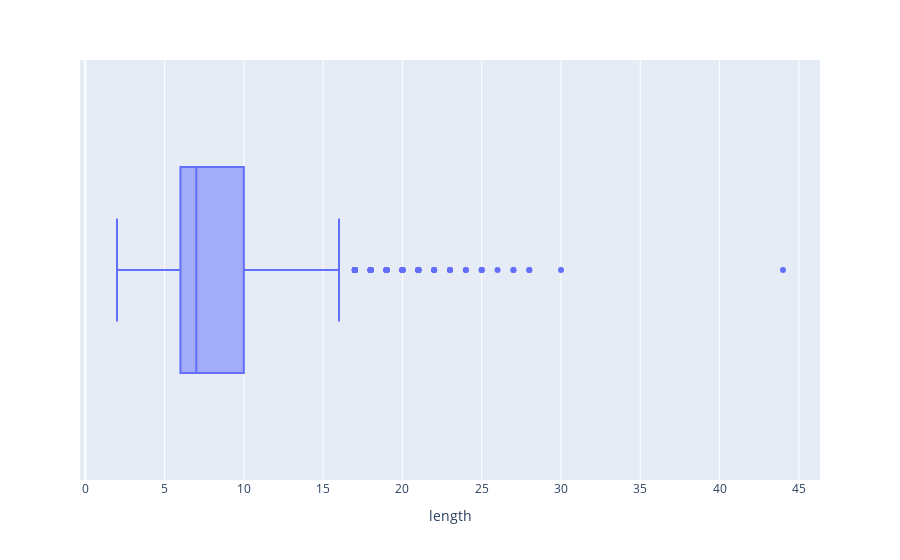

The notebook cell saved with this chart:
### Code cell
fig = px.box(x = length)

fig.update_layout({'xaxis': {'title': 'length'}})

### Figure 1 — Plotly figure (JSON) as saved in the notebook; plotly's stock layout.template omitted (floating-point values rounded to 4 significant figures; data arrays with more than 128 entries replaced by an {"elided": "..."} marker saying what was removed)
{"data": [{"alignmentgroup": "True", "hovertemplate": "x=%{x}<extra></extra>", "legendgroup": "", "marker": {"color": "#636efa"}, "name": "", "notched": false, "offsetgroup": "", "orientation": "h", "showlegend": false, "type": "box", "x": {"elided": "3230 int values"}, "x0": " ", "xaxis": "x", "y0": " ", "yaxis": "y"}], "layout": {"boxmode": "group", "legend": {"tracegroupgap": 0}, "margin": {"t": 60}, "xaxis": {"anchor": "y", "domain": [0, 1], "title": {"text": "length"}}, "yaxis": {"anchor": "x", "domain": [0, 1]}}}
